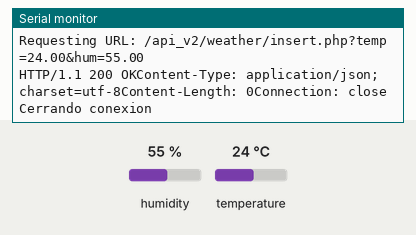
This sketch was run on a simulated ESP8266 (NodeMCU). On the bench: the last lines printed to the serial monitor. The test bench sets the inputs (shaded band); at power-on: humidity 55 %, temperature 24 °C. WiFi joins after 1.5 s; servers stay silent unless stated; uploads are accepted with an empty reply.

Above: at 2.8 s.
2.9 s: humidity set to 22 %
At 6.1 s:
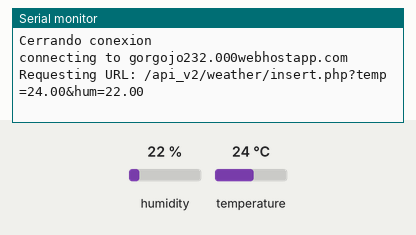
7.6 s: temperature set to 12 °C
At 9.36 s:
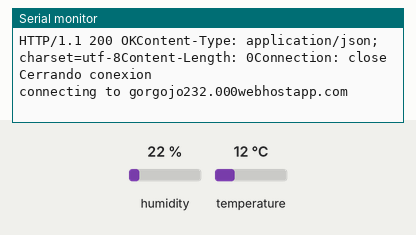
12.3 s: humidity set to 40 %
At 15.0 s:
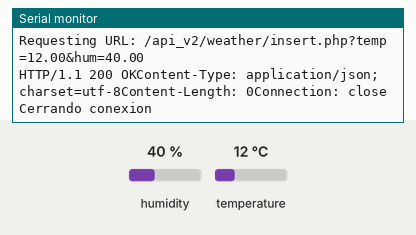
Timing chart, 0 to 16.5 s (numbered marks = the images above; inputs shaded):
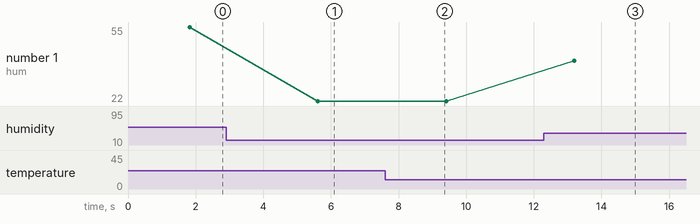

The sketch:

sensorTemperatura.ino
```cpp
#include <DHT.h>
#include <DHT_U.h>

#include <ESP8266WiFi.h>

#define DHTPIN D1
#define DHTTYPE DHT11

const char* ssid = "moche"; //nombre de wifi
const char* password = "97788122";
const char* host = "gorgojo232.000webhostapp.com";

DHT dht(DHTPIN, DHTTYPE); // inicializamos objeto de sensor de temperatura

void setup() {
  Serial.begin(115200);
  delay(100);
  dht.begin(); // iniciamos objeto

  ///////////// conectando WiFi (inicio)///////////////////
  Serial.println();
  Serial.println();
  Serial.println("Connecting to ");
  Serial.println(ssid);

  WiFi.begin(ssid, password);

  while(WiFi.status() != WL_CONNECTED){ // Mientras no este conectado no salir del while
    delay(500);
    Serial.println(".");
  }
  ///////////// conectando WiFi (fin)///////////////////

  ///////////// Mostrar datos de WiFi (inicio) /////////////
  Serial.println("");
  Serial.println("WiFi connected");
  Serial.println("IP adress: ");
  Serial.println(WiFi.localIP());
  Serial.print("Netmask: ");
  Serial.println(WiFi.subnetMask());
  Serial.print("Gateway: ");
  Serial.println(WiFi.gatewayIP());
  ///////////// Mostrar datos de WiFi (fin) ////////////////

}

void loop() {
  /////////// leer temperatura (inicio) //////////////////
  float h = dht.readHumidity();
  float t = dht.readTemperature();
  if(isnan(h) || isnan(t)){
    Serial.println("Fallo al leer desde DHT");
    return;
  }
  /////////// leer temperatura (fin) //////////////////

  /////////// conexion a Api Rest (inicio)////////////////////
  Serial.print("connecting to ");
  Serial.println(host);

  WiFiClient client;
  const int httpPort = 80;
  if(!client.connect(host, httpPort)){
    Serial.println("conexion fallo");
    return;
  }
  /////////// conexion a Api Rest (fin)////////////////////

  ////////// enviar dato a Api Rest (inicio)////////////////////
  String url = "/api_v2/weather/insert.php?temp=" + String(t) + "&hum="+ String(h);
  Serial.print("Requesting URL: ");
  Serial.println(url);

  client.print(String("GET ") + url + " HTTP/1.1\r\n" +
               "Host: " + host + "\r\n" +
               "Connection: close\r\n\r\n"); // GET request
  delay(500);

  while(client.available()){
    String line = client.readStringUntil('\n'); // Obtener respuesta
    Serial.print(line);
  }

  Serial.println();
  Serial.println("Cerrando conexion");
  delay(3000); // esperar 30 segundos
  ////////// enviar dato a Api Rest (fin)////////////////////
}
```

Measured:
- after the input at 2.9 s, the serial monitor: prints a new line after 2.7 s (image 1)
- after the input at 12.3 s, the serial monitor: prints a new line after 0.90 s (image 3)
- plotted number 1: 55 → 22 after the input at 2.9 s, 22 → 40 after the input at 12.3 s
